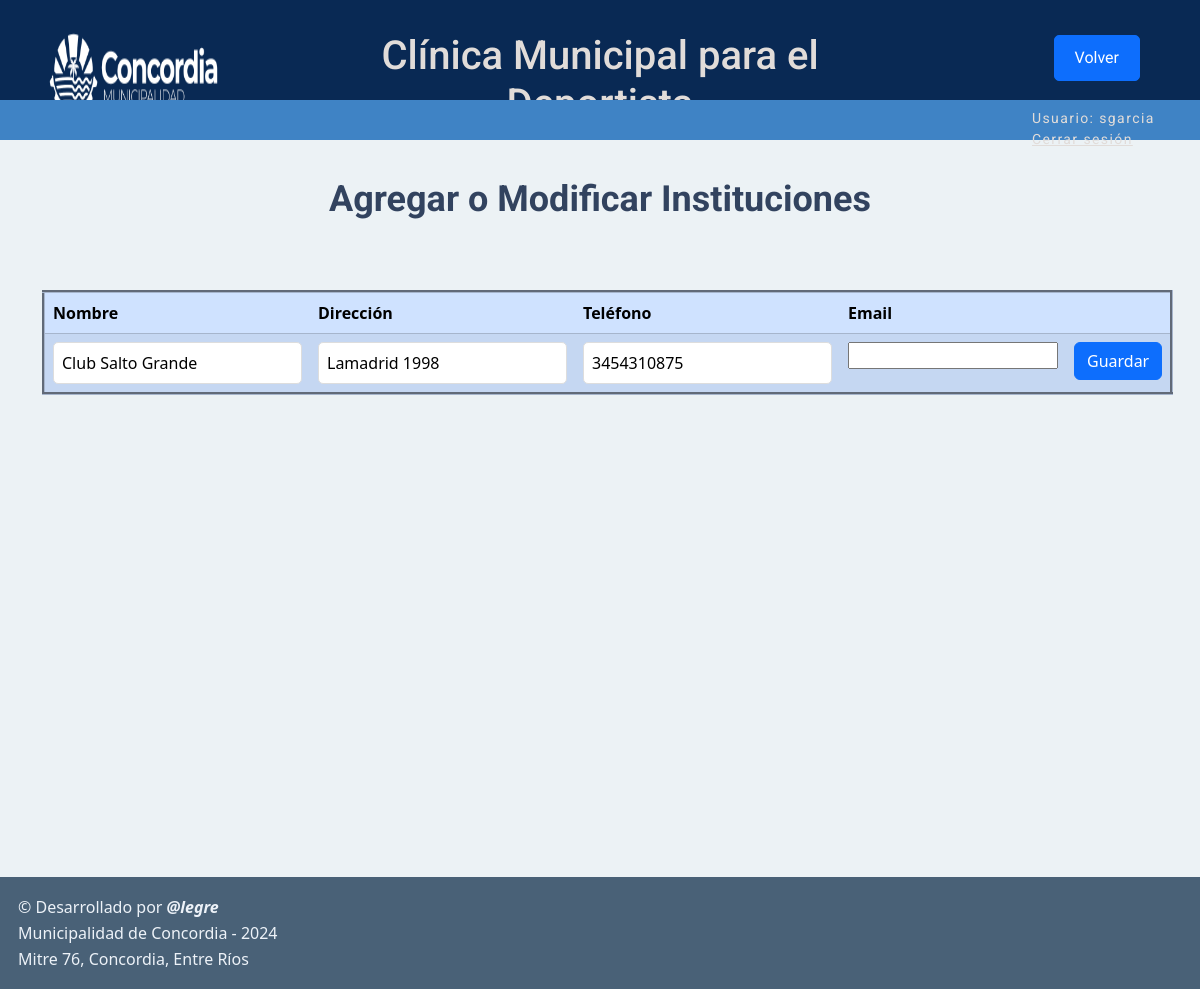
The app's page /clinica/edit-institucion/2/ (signed in) with its own data.
### main/models.py (models this page shows, shortened)
class Usuario(AbstractBaseUser):
    username = models.CharField('Usuario', unique=True, max_length=15)
    user_temp = models.BooleanField(default=True)
    user_active = models.BooleanField(default=True)
    user_admin = models.BooleanField(default=False)
    apellido = models.CharField('Apellido', max_length=20, null=True, blank=True)
    nombres = models.CharField('Nombre', max_length=30, null=True, blank=True)
    medico = models.BooleanField(default=False)
    dni = models.IntegerField('DNI', null=True, blank=True)
    tipo_matricula = models.CharField('Matrícula', max_length=4, choices=TIPO_MATRICULA_CHOISE, null=True, blank=True)
    matricula = models.CharField('Número', max_length=10, null=True, blank=True)
    especialidad = models.CharField('Especialidad', max_length=20, null=True, blank=True)
    telefono = models.IntegerField('Teléfono', null=True, blank=True)
    mail = models.EmailField('Correo Electrónico', max_length=50, null=True, blank=True)
    image = models.ImageField('Foto de perfil', upload_to='images/', null=True, blank=True)
    objects = UsuarioManager()
    USERNAME_FIELD = 'username'
    REQUIRED_FIELDS = ['dni', 'medico']
    class Meta:
        db_table = ''
        managed = True
        verbose_name = 'Usuario'
        verbose_name_plural = 'Usuarios'

class Institucion(models.Model):
    nombre = models.CharField('Nombre', max_length=50)
    direccion = models.CharField('Dirección', max_length=30, null=True, blank=True)
    telefono = models.IntegerField('Teléfono', null=True, blank=True)
    mail = models.EmailField('E-mail', null=True, blank=True)
    class Meta:
        db_table = ''
        managed = True
        verbose_name = 'Institución'
        verbose_name_plural = 'Instituciones'

### main/views.py (the view)
# urls.py: path('edit-institucion/<int:id>/', login_required(views.editar_institucion), name='editar-institucion'), # editar info institución
@csrf_protect
@login_required
def editar_institucion(request, id, template_name='main/add-institucion.html'):
    form = InstitucionForm()
    error = None
    try:
        institucion = Institucion.objects.get(id=id)
        if request.method == 'GET':
            form = InstitucionForm(instance=institucion)
        else:
            form = InstitucionForm(request.POST, instance=institucion)
            if form.is_valid():
                form.save()
            return redirect('listar-instituciones')
    except ObjectDoesNotExist as e:
        error = 'No se encontró la institución deseada'
    return render(request, template_name, {'form': form, 'error': error})

### main/forms.py
class InstitucionForm(ModelForm):
    class Meta:
        model = Institucion
        fields = '__all__'

### templates/main/add-institucion.html (shortened to what this page needs)
{% extends 'main/base.html' %}
{% load static %}
{% block bloque_principal %}
    <a href={% url 'listar-instituciones' %} class="btn btn-primary boton-flotante">Volver</a>
    <p class="tit-page">{% block titulo_principal %}Agregar o Modificar Instituciones{% endblock %}</p>
    <div class='container'>
        <form method="post">
            <table class='table table-striped table-primary table-hover instituciones'>
                <thead>
                    <tr class="table-primary">
                        <th>Nombre</th>
                        <th>Dirección</th>
                        <th>Teléfono</th>
                        <th>Email</th>
                        <th></th>
                    </tr>
                </thead>
                <tr class="table-primary">
                    <td class="table-primary">{{ form.nombre }}</td>
                    <td class="table-primary">{{ form.direccion }}</td>
                    <td class="table-primary">{{ form.telefono }}</td>
                    <td class="table-primary">{{ form.mail }}</td>
                    <td class="table-primary"><button type="submit" class="btn btn-primary" value='Guardar'>Guardar</button></td>
                </tr>
            </table>
        </form>
    </div>
    <div class='separador-add'>
    </div>
{% endblock %}

### templates/main/base.html (shortened to what this page needs)
<!DOCTYPE html>
{% load static %}
<html lang="es">
<head>
    <link href="https://cdn.jsdelivr.net/npm/bootstrap@5.3.3/dist/css/bootstrap.min.css" rel="stylesheet">
    <link rel="stylesheet" href="{% static 'css/styles_main.css' %}">
</head>
<body>
    <nav class="primero">
        <div class="container">
            <div class="row">
                <div class="col">
                    <a href="https://www.concordia.gob.ar/">
                    <img src='{% static "img/logo-muni.png" %}' alt="Municipalidad de Concordia" width='70%' height='75%'>
                    </a>
                </div>
                <div class="col-6 titulo-nav text-center">
                    <h1>Clínica Municipal para el Deportista</h1>
                </div>
                <div class="col">
                </div>
            </div>
        </div>
    </nav>
    <nav class="navbar segundo">
    {% if user.is_authenticated %}
        <span class='container logout'>
            Usuario: {{ user.username }} &nbsp;&nbsp;<a href={% url 'cerrar-sesion' %}>Cerrar sesión</a>
        </span>
    {% else %}
        <span class="fecha"></span>
        <script src='{% static "js/script.js" %}'></script>
    {% endif %}
    </nav>
    <div>
    {% block bloque_principal %}{% endblock %}
    </div>
    {% block footer %}
    <footer id="footer">
        <p class="copy">&copy; Desarrollado por <strong><em>@legre</em></strong></p>
        <p class="copy">Municipalidad de Concordia - 2024 </p>
        <p class="copy">Mitre 76, Concordia, Entre Ríos</p>
    </footer>
    {% endblock %}
</body>
</html>

### static/css/styles_main.css (style rules this page uses)
* { scroll-behavior: smooth; box-sizing: border-box; }
body { margin: 0%; background-color: #ecf2f5 ; }
.primero { background-color:#092954; height: 100px; }
.primero img { margin-top: 1.5rem; margin-left: 0; }
.titulo-nav { margin-top: 2rem; font-family: "Roboto", sans-serif; font-weight: 700; font-style: normal; color: #e1dcd9; }
.segundo { background-color: #3f83c5 ; height: 40px; }
.tit-page { padding: 0; text-align: center; margin-top: 2rem; font-family: "Roboto", sans-serif; font-weight: 700; font-style: normal; color: #32435f; font-size: 36px; }
.boton-flotante { position: fixed; top: 35px; right: 60px; font-family: "Roboto", sans-serif; padding: 10px 20px; border-radius: 5px; text-decoration: none; z-index: 999; }
#footer { color: #edf2f8; position: relative; width: 100%; padding: 1rem; background: #496177; bottom: 0; }
.copy { margin: 2px; }
input { font-size: 14px; }
.instituciones { border-style: groove; border-radius: 3rem; margin-top: 4rem; margin-bottom: 5rem; }
.separador-add { display: block; height: 402px; width: 100%; }
.logout { padding-top: 0; margin-left: 85%; color: #e1dcd9; font-size: 14px; font-family: Roboto, Verdana, Geneva, Tahoma, sans-serif; letter-spacing: 0.1em; }
.logout a { color: #e1dcd9; margin: auto; padding-left: 0; margin-left: 0; }
input[type="text"], input[type="number"], input[type="datetime-local"], textarea { flex: 2; padding: 8px; border: 1px solid #ddd; border-radius: 5px; font-size: 1em; box-sizing: border-box; }

### records on screen
Usuario: username "sgarcia"
Institucion: nombre "Club Salto Grande", direccion "Lamadrid 1998", telefono "3454310875"
